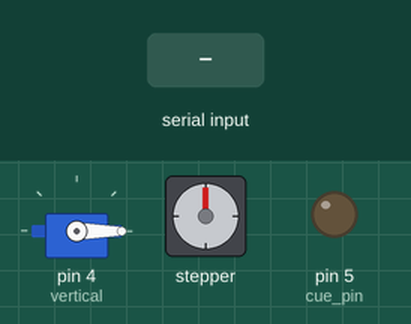
The program below on a simulated Arduino Nano, built with avr-gcc and run on an emulated ATmega328P. On the bench: servo, stepper motor, output pins drawn as LEDs (lit = HIGH). The inputs (shaded band) are chosen by the test bench. Stepper angles assume 4096 steps per turn.

Above: at 1.2 s.
1.3 s: "H90\n" received over Serial
At 3.37 s:
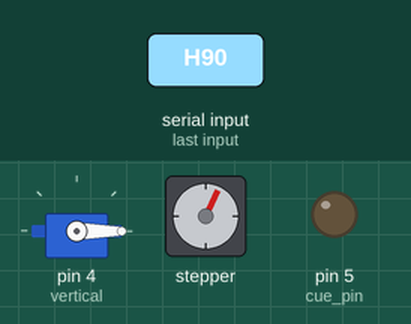
At 4.01 s:
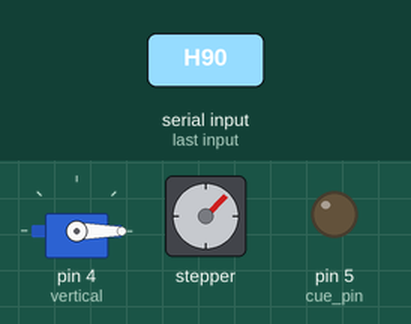
Timing chart, 0 to 19.3 s (numbered marks = the images above; inputs shaded):
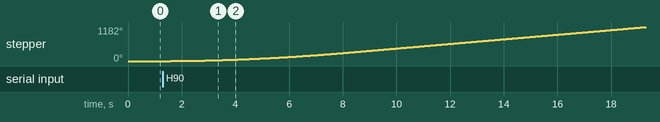

The program:

main.cpp
```cpp
#pragma clang diagnostic push
#pragma ide diagnostic ignored "cert-err58-cpp"
//
// Created by Misha on 4/13/2019.
//


#include <Arduino.h>
#include <AccelStepper.h>
#include <Servo.h>

AccelStepper horizontal(8, 9, 11, 10, 12);
AccelStepper planar(8, A0, A2, A1, A3);
Servo vertical;
int cue_pin = 5;

void setup() {
    Serial.begin(9600);

    vertical.attach(4);
    vertical.write(0);

    horizontal.setMaxSpeed(1000.0);
    horizontal.setAcceleration(150.0);

    planar.setMaxSpeed(1000.0);
    planar.setAcceleration(150.0);

    pinMode(cue_pin, OUTPUT);
    digitalWrite(cue_pin, LOW);
}

void loop() {
    if (Serial.available() > 0) {
        char type = Serial.read();

        switch (type) {
            case 'H':
                horizontal.move((long) (4076.0 * Serial.parseFloat() / 20.0 / 2.0 * 25.4));
                horizontal.runToPosition();
                break;
            case 'V':
                vertical.write(vertical.read() - Serial.parseInt());
                delay(200);
                break;
            case 'R':
                planar.move((long) ((float) Serial.parseInt() * (4076.0 / 360)));
                planar.runToPosition();
                break;
            case 'Q':
                digitalWrite(cue_pin, HIGH);
                delay(200);
                digitalWrite(cue_pin, LOW);
                break;
            default:
                break;
        }

        Serial.println("Done!");
    }
}

#pragma clang diagnostic pop
```

Measured:
- after the input at 1.3 s, stepper: keeps turning clockwise at about 67°/s, starting after 0.29 s
